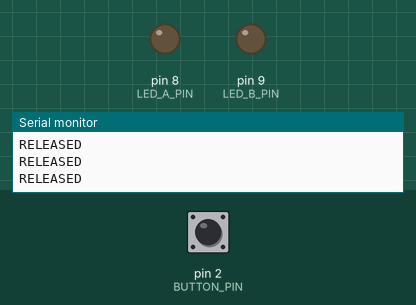
A sketch run on a simulated Arduino Uno, built with avr-gcc and run on an emulated ATmega328P. On the bench: output pins drawn as LEDs (lit = HIGH), the last lines printed to the serial monitor. Dashed ring = blinking. The test bench sets the inputs (shaded band); at power-on: pin 2 (BUTTON_PIN) HIGH.

Above: at 1.2 s.
1.3 s: pin 2 (BUTTON_PIN) pulled LOW for 3.2 s
At 1.7 s:
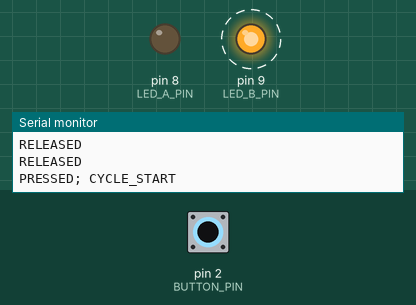
Timing chart, 0 to 6.4 s (numbered marks = the images above; inputs shaded):
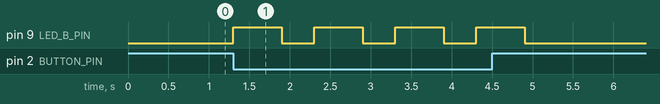

Measured:
- after the input at 1.3 s, pin 9 (LED_B_PIN): alternates HIGH for 0.60 s and LOW for 0.40 s, 8 changes in all, then stays LOW, starting at once

The sketch:

l1.ino
```cpp
const byte VARIANT = 2;
const byte LED_A_PIN = 8;
const byte LED_B_PIN = 9;
const byte BUTTON_PIN = 2;

void setLeds(bool a, bool b) {
  digitalWrite(LED_A_PIN, a ? HIGH : LOW);
  digitalWrite(LED_B_PIN, b ? HIGH : LOW);
}

void showStep(bool a, bool b, unsigned long durationMs) {
  setLeds(a, b);
  delay(durationMs);
}

void runPressedCycle() {
  showStep(false, true, 600);
  showStep(false, false, 400);
}

void setup() {
  pinMode(LED_A_PIN, OUTPUT);
  pinMode(LED_B_PIN, OUTPUT);
  pinMode(BUTTON_PIN, INPUT_PULLUP);
  setLeds(false, false);

  Serial.begin(9600);
  Serial.print(F("VARIANT="));
  Serial.println(VARIANT);
}

void loop() {
  const bool pressed = (digitalRead(BUTTON_PIN) == LOW);
  if (pressed) {
    Serial.println(F("PRESSED; CYCLE_START"));
    runPressedCycle();
  } else {
    setLeds(false, false);
    Serial.println(F("RELEASED"));
    delay(100);
  }
}
```
